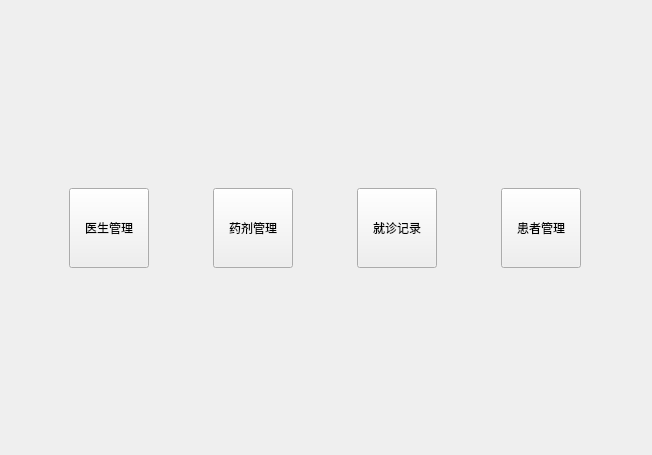
<?xml version="1.0" encoding="UTF-8"?>
<ui version="4.0">
 <class>WelcomeView</class>
 <widget class="QWidget" name="WelcomeView">
  <property name="geometry">
   <rect>
    <x>0</x>
    <y>0</y>
    <width>652</width>
    <height>455</height>
   </rect>
  </property>
  <property name="windowTitle">
   <string>欢迎</string>
  </property>
  <layout class="QVBoxLayout" name="verticalLayout">
   <item>
    <spacer name="verticalSpacer">
     <property name="orientation">
      <enum>Qt::Orientation::Vertical</enum>
     </property>
     <property name="sizeHint" stdset="0">
      <size>
       <width>20</width>
       <height>169</height>
      </size>
     </property>
    </spacer>
   </item>
   <item>
    <layout class="QHBoxLayout" name="horizontalLayout">
     <item>
      <widget class="QPushButton" name="btDoctor">
       <property name="minimumSize">
        <size>
         <width>80</width>
         <height>80</height>
        </size>
       </property>
       <property name="maximumSize">
        <size>
         <width>80</width>
         <height>16777215</height>
        </size>
       </property>
       <property name="text">
        <string>医生管理</string>
       </property>
      </widget>
     </item>
     <item>
      <widget class="QPushButton" name="btMedicine">
       <property name="minimumSize">
        <size>
         <width>80</width>
         <height>80</height>
        </size>
       </property>
       <property name="maximumSize">
        <size>
         <width>80</width>
         <height>16777215</height>
        </size>
       </property>
       <property name="text">
        <string>药剂管理</string>
       </property>
      </widget>
     </item>
     <item>
      <widget class="QPushButton" name="btRecord">
       <property name="minimumSize">
        <size>
         <width>80</width>
         <height>80</height>
        </size>
       </property>
       <property name="maximumSize">
        <size>
         <width>80</width>
         <height>16777215</height>
        </size>
       </property>
       <property name="text">
        <string>就诊记录</string>
       </property>
      </widget>
     </item>
     <item>
      <widget class="QPushButton" name="btPatient">
       <property name="minimumSize">
        <size>
         <width>80</width>
         <height>80</height>
        </size>
       </property>
       <property name="maximumSize">
        <size>
         <width>80</width>
         <height>16777215</height>
        </size>
       </property>
       <property name="text">
        <string>患者管理</string>
       </property>
      </widget>
     </item>
    </layout>
   </item>
   <item>
    <spacer name="verticalSpacer_2">
     <property name="orientation">
      <enum>Qt::Orientation::Vertical</enum>
     </property>
     <property name="sizeHint" stdset="0">
      <size>
       <width>20</width>
       <height>168</height>
      </size>
     </property>
    </spacer>
   </item>
  </layout>
 </widget>
 <resources/>
 <connections/>
</ui>
